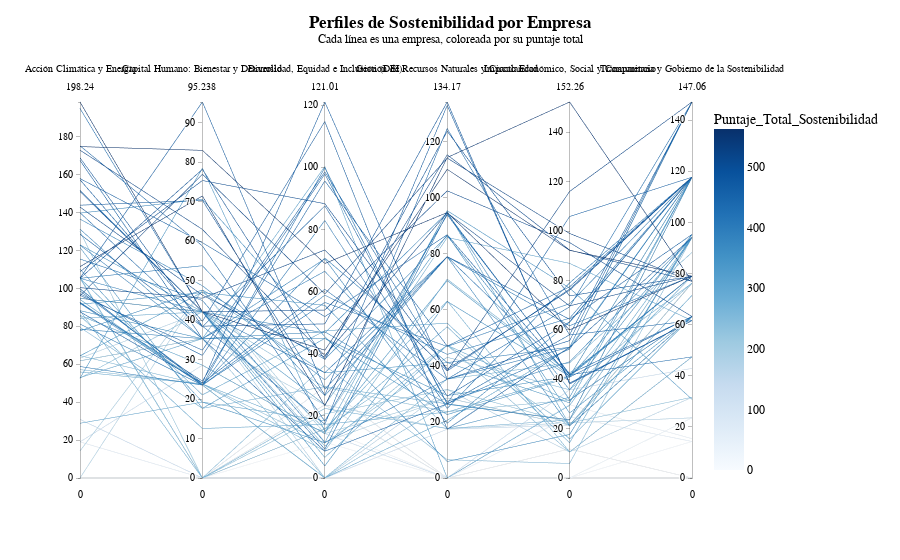

Source (notebook cell):
### Markdown cell above
## 6. Gráfico de Coordenadas Paralelas para Perfiles de Sostenibilidad

### Code cell
# 1. Preparación de Datos: Crear una tabla pivotada (ancha)
# Se agrupan los datos por empresa y pilar, sumando la valoración ponderada.
pivoted_data = raw_data.groupby(['Razón social', 'Nombre Pilar'])['valoracionPonderada'].sum().reset_index()

# Se pivota la tabla para que las empresas sean filas y los pilares, columnas.
# Los valores NaN se rellenan con 0, asumiendo desempeño nulo en ese pilar.
parallel_coords_df = pivoted_data.pivot(
    index='Razón social',
    columns='Nombre Pilar',
    values='valoracionPonderada'
).fillna(0).reset_index()

# 2. Enriquecer los datos con información contextual (Macrosector y Puntaje Total)
# Se une la tabla pivotada con los datos agregados para poder colorear las líneas.
parallel_coords_df = pd.merge(
    parallel_coords_df,
    company_agg_data[['Razón social', 'Macrosector', 'Puntaje_Total_Sostenibilidad']],
    on='Razón social',
    how='left'
)

# 3. Creación del Gráfico de Coordenadas Paralelas
# Se definen las dimensiones del gráfico, que son las columnas de los pilares.
dimensions = list(parallel_coords_df.columns)
dimensions.remove('Razón social')
dimensions.remove('Macrosector')
dimensions.remove('Puntaje_Total_Sostenibilidad')

fig_parallel = px.parallel_coordinates(
    parallel_coords_df,
    # El color de la línea representa el puntaje total de sostenibilidad.
    color="Puntaje_Total_Sostenibilidad",
    dimensions=dimensions,
    # Se añade el Macrosector y el nombre de la empresa a la información del hover.
    labels={"Razón social": "Empresa", "Macrosector": "Sector"},
    color_continuous_scale=px.colors.sequential.Blues, # Escala de color de oscuro (bajo) a brillante (alto)
    title="Perfiles de Sostenibilidad por Empresa"
)

# 4. Personalización y Estilo del Gráfico
fig_parallel.update_layout(
    title='<b>Perfiles de Sostenibilidad por Empresa</b><br><sup>Cada línea es una empresa, coloreada por su puntaje total</sup><br>',
    title_x=0.5,
    title_y=0.95,
    font=dict(family="Arial, sans-serif", size=12, color="black")
)

fig_parallel.show()
save_chart_as_html(fig_parallel, '06_parallel_coordinates_sustainability_profiles.html')
# Save as image
fig_parallel.write_image("img/06_parallel_coordinates_sustainability_profiles.png", width=1000, height=800, scale=2)
